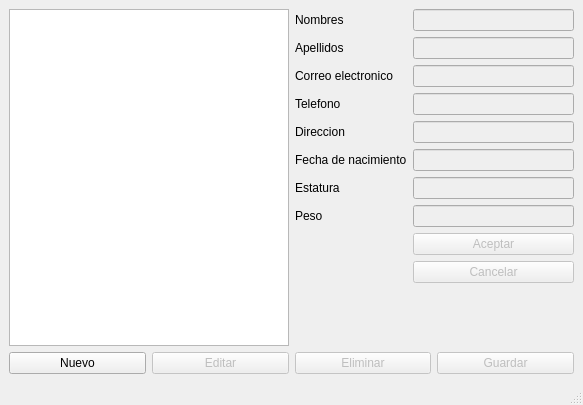
<?xml version="1.0" encoding="UTF-8"?>
<ui version="4.0">
 <class>MainWindow</class>
 <widget class="QMainWindow" name="MainWindow">
  <property name="geometry">
   <rect>
    <x>0</x>
    <y>0</y>
    <width>583</width>
    <height>405</height>
   </rect>
  </property>
  <property name="windowTitle">
   <string>MainWindow</string>
  </property>
  <widget class="QWidget" name="centralwidget">
   <layout class="QVBoxLayout" name="verticalLayout">
    <item>
     <layout class="QHBoxLayout" name="horizontalLayout_2">
      <item>
       <widget class="QListWidget" name="lista"/>
      </item>
      <item>
       <layout class="QFormLayout" name="formLayout">
        <item row="1" column="0">
         <widget class="QLabel" name="label">
          <property name="text">
           <string>Nombres</string>
          </property>
         </widget>
        </item>
        <item row="1" column="1">
         <widget class="QLineEdit" name="nombre">
          <property name="enabled">
           <bool>false</bool>
          </property>
         </widget>
        </item>
        <item row="2" column="0">
         <widget class="QLabel" name="label_2">
          <property name="text">
           <string>Apellidos</string>
          </property>
         </widget>
        </item>
        <item row="2" column="1">
         <widget class="QLineEdit" name="apellido">
          <property name="enabled">
           <bool>false</bool>
          </property>
         </widget>
        </item>
        <item row="3" column="0">
         <widget class="QLabel" name="label_3">
          <property name="text">
           <string>Correo electronico</string>
          </property>
         </widget>
        </item>
        <item row="3" column="1">
         <widget class="QLineEdit" name="email">
          <property name="enabled">
           <bool>false</bool>
          </property>
         </widget>
        </item>
        <item row="4" column="0">
         <widget class="QLabel" name="label_4">
          <property name="text">
           <string>Telefono</string>
          </property>
         </widget>
        </item>
        <item row="4" column="1">
         <widget class="QLineEdit" name="telefono">
          <property name="enabled">
           <bool>false</bool>
          </property>
         </widget>
        </item>
        <item row="5" column="0">
         <widget class="QLabel" name="label_5">
          <property name="text">
           <string>Direccion</string>
          </property>
         </widget>
        </item>
        <item row="5" column="1">
         <widget class="QLineEdit" name="direccion">
          <property name="enabled">
           <bool>false</bool>
          </property>
         </widget>
        </item>
        <item row="6" column="0">
         <widget class="QLabel" name="label_6">
          <property name="text">
           <string>Fecha de nacimiento</string>
          </property>
         </widget>
        </item>
        <item row="6" column="1">
         <widget class="QLineEdit" name="fechanac">
          <property name="enabled">
           <bool>false</bool>
          </property>
         </widget>
        </item>
        <item row="7" column="0">
         <widget class="QLabel" name="label_7">
          <property name="text">
           <string>Estatura</string>
          </property>
         </widget>
        </item>
        <item row="7" column="1">
         <widget class="QLineEdit" name="estatura">
          <property name="enabled">
           <bool>false</bool>
          </property>
         </widget>
        </item>
        <item row="8" column="0">
         <widget class="QLabel" name="label_8">
          <property name="text">
           <string>Peso</string>
          </property>
         </widget>
        </item>
        <item row="8" column="1">
         <widget class="QLineEdit" name="peso">
          <property name="enabled">
           <bool>false</bool>
          </property>
         </widget>
        </item>
        <item row="9" column="1">
         <layout class="QGridLayout" name="gridLayout">
          <item row="1" column="0">
           <widget class="QPushButton" name="cancelar">
            <property name="enabled">
             <bool>false</bool>
            </property>
            <property name="text">
             <string>Cancelar</string>
            </property>
           </widget>
          </item>
          <item row="0" column="0">
           <widget class="QPushButton" name="aceptar">
            <property name="enabled">
             <bool>false</bool>
            </property>
            <property name="text">
             <string>Aceptar</string>
            </property>
           </widget>
          </item>
         </layout>
        </item>
       </layout>
      </item>
     </layout>
    </item>
    <item>
     <layout class="QHBoxLayout" name="horizontalLayout">
      <item>
       <widget class="QPushButton" name="nuevo">
        <property name="enabled">
         <bool>true</bool>
        </property>
        <property name="text">
         <string>Nuevo</string>
        </property>
       </widget>
      </item>
      <item>
       <widget class="QPushButton" name="editar">
        <property name="enabled">
         <bool>false</bool>
        </property>
        <property name="text">
         <string>Editar</string>
        </property>
       </widget>
      </item>
      <item>
       <widget class="QPushButton" name="eliminar">
        <property name="enabled">
         <bool>false</bool>
        </property>
        <property name="text">
         <string>Eliminar</string>
        </property>
       </widget>
      </item>
      <item>
       <widget class="QPushButton" name="guardar">
        <property name="enabled">
         <bool>false</bool>
        </property>
        <property name="text">
         <string>Guardar</string>
        </property>
       </widget>
      </item>
     </layout>
    </item>
   </layout>
  </widget>
  <widget class="QMenuBar" name="menubar">
   <property name="geometry">
    <rect>
     <x>0</x>
     <y>0</y>
     <width>583</width>
     <height>21</height>
    </rect>
   </property>
  </widget>
  <widget class="QStatusBar" name="statusbar"/>
 </widget>
 <resources/>
 <connections/>
</ui>
